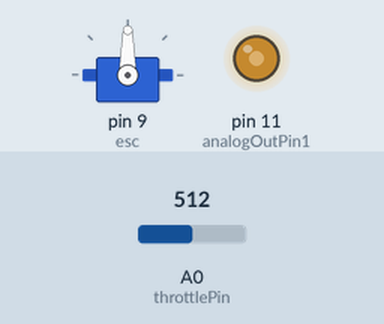
This sketch was run on a simulated Arduino Uno, built with avr-gcc and run on an emulated ATmega328P. On the bench: servo, output pins drawn as LEDs (lit = HIGH). The inputs (shaded band) are chosen by the test bench; at power-on: A0 (throttlePin) = 512. What the sketch prints to the serial monitor is not drawn.

Above: at 1.2 s.
1.3 s: A0 (throttlePin) set to 716
At 2.3 s:
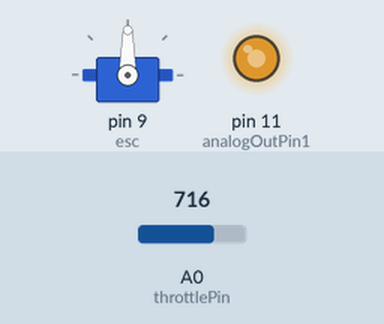
2.8 s: A0 (throttlePin) set to 900
At 3.5 s:
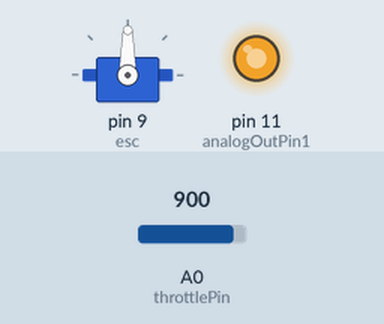
4.3 s: A0 (throttlePin) set to 122
At 5.5 s:
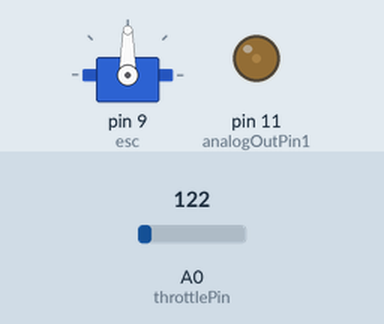
5.8 s: A0 (throttlePin) set to 0
At 6.8 s:
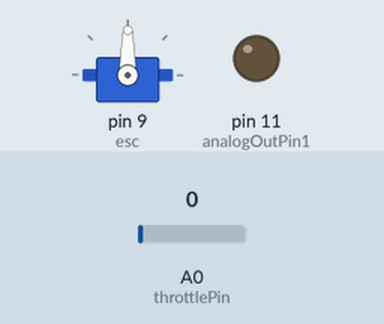
7.3 s: A0 (throttlePin) set to 511
At 8.0 s:
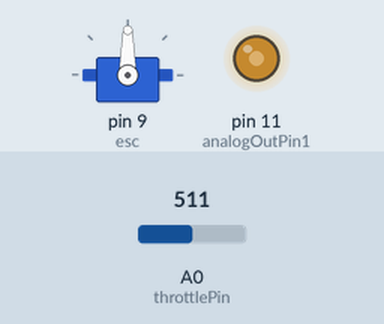
Timing chart, 0 to 9.8 s (numbered marks = the images above; inputs shaded):
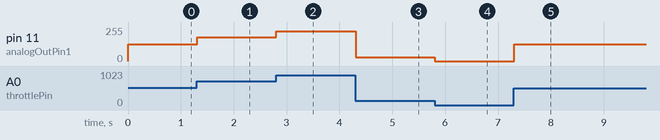

Measured:
- after the input at 1.3 s, pin 11 (analogOutPin1): 127/255 → 178/255 at once
- after the input at 2.8 s, pin 11 (analogOutPin1): 178/255 → 224/255 at once
- after the input at 4.3 s, pin 11 (analogOutPin1): 224/255 → 30/255 at once
- after the input at 5.8 s, pin 11 (analogOutPin1): 30/255 → 0/255 at once
- after the input at 7.3 s, pin 11 (analogOutPin1): 0/255 → 127/255 at once

The sketch:

Potentiometer_input_to_control_LED_output.ino
```cpp
//Author: Marco Peterson
//Class: Digital Image Prossecing
//Date: 2-9-2015

//Homework 4

//Use the Rotary Potentiometer to increase and decrease the amount of voltage inputed into a LED Light

#include <Servo.h>
 #define O0 11
 #define I0 A0

  Servo esc;
  const int throttlePin = I0;
  const uint8_t analogOutPin1= 11; // Analog output pin that the LED is attached to

   int sensorValue1 = 0; // value read from the Potentiometer's first pin
   int outputValue1 = 0; // value output to the PWM (analog out)
   int throttle;

void setup()
{
  // initialize serial communications at 9600 bps:
  Serial.begin(9600);
  pinMode(throttlePin , INPUT);

  pinMode(analogOutPin1 , OUTPUT);
  esc.attach(9);
}

void loop()
{
  throttle = analogRead(throttlePin);
  throttle = map(throttle, 0, 1023, 0, 255);
  Serial.print(throttle);
  Serial.print("\n");
  analogWrite(analogOutPin1, throttle);
}
```
